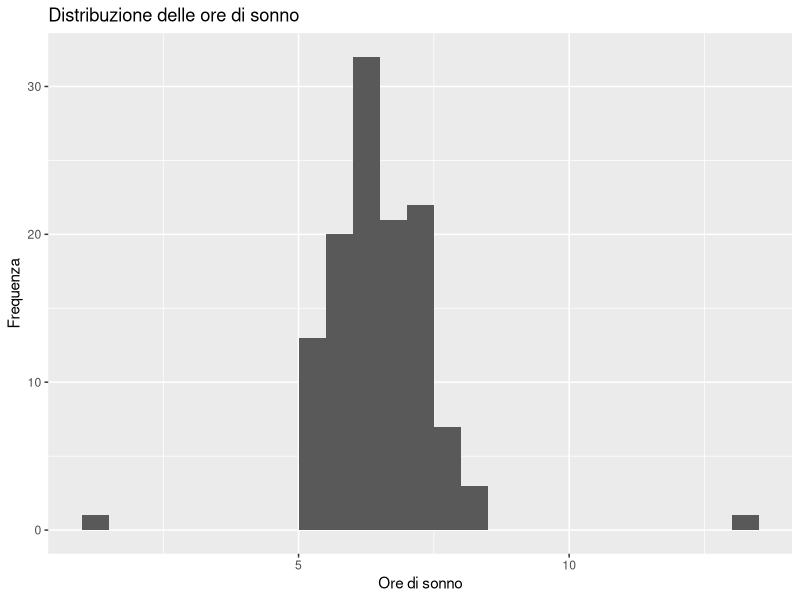
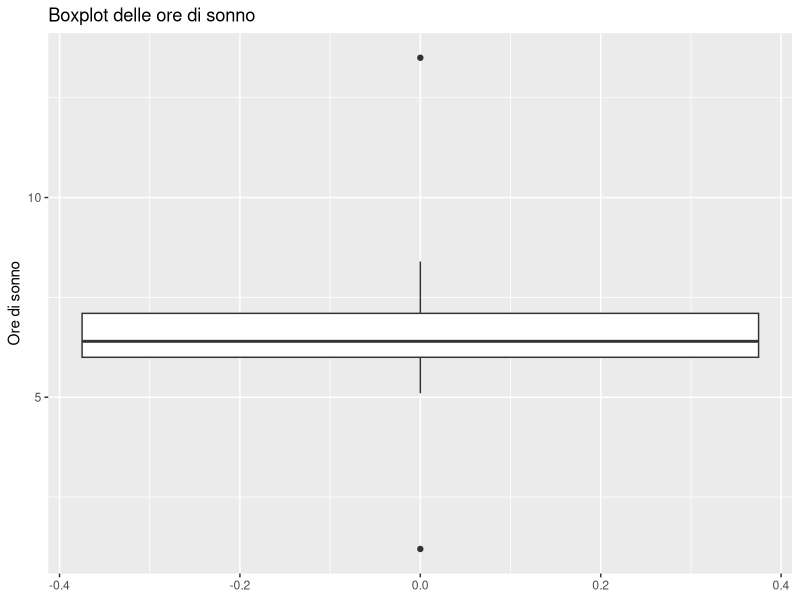
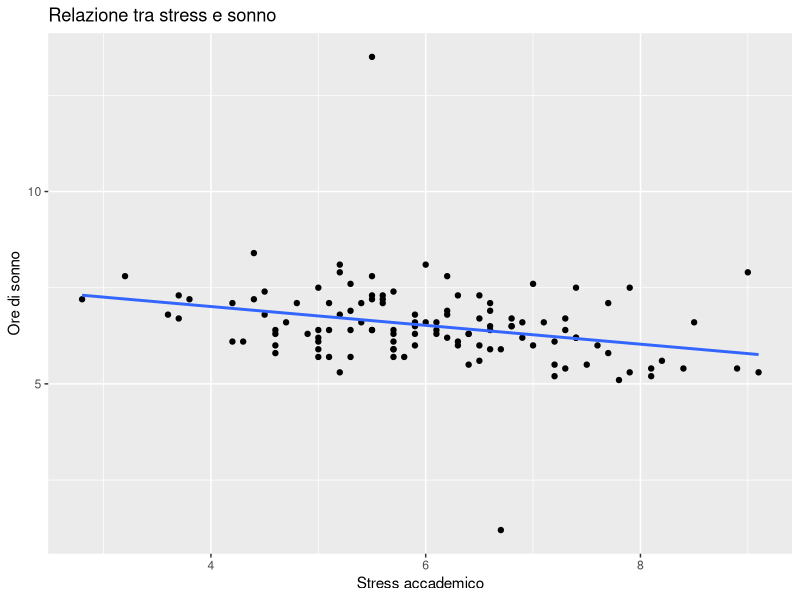

Recreate these plots in R, in order.
## ---- chunk 1
#| label: outlier-setup
#| message: false
#| warning: false

library(dplyr)
library(ggplot2)
library(tibble)

set.seed(123)

n <- 120

dati_outlier <- tibble(
  id = sprintf("S%03d", 1:n),
  stress = round(pmin(pmax(rnorm(n, mean = 6, sd = 1.4), 1), 10), 1),
  sonno_ore = round(pmin(pmax(8.2 - 0.28 * stress + rnorm(n, 0, 0.7), 3), 10), 1),
  benessere = round(pmin(pmax(72 - 3.5 * stress + rnorm(n, 0, 8), 20), 95), 0)
) |>
  mutate(
    stress = replace(stress, id == "S102", 99),
    sonno_ore = replace(sonno_ore, id == "S017", 1.2),
    sonno_ore = replace(sonno_ore, id == "S083", 13.5)
  )

dati_outlier
## ---- chunk 2
#| label: outlier-impossible-values

dati_outlier |>
  filter(stress < 1 | stress > 10 | sonno_ore < 0 | sonno_ore > 24)
## ---- chunk 3
#| label: outlier-recode-impossible

dati_controllati <- dati_outlier |>
  mutate(
    stress = if_else(stress < 1 | stress > 10, NA_real_, stress)
  )

dati_controllati |>
  filter(is.na(stress))
## ---- chunk 4
#| label: outlier-distribution-plot

ggplot(dati_controllati, aes(x = sonno_ore)) +
  geom_histogram(binwidth = 0.5, boundary = 0) +
  labs(
    x = "Ore di sonno",
    y = "Frequenza",
    title = "Distribuzione delle ore di sonno"
  )
## ---- chunk 5
#| label: outlier-boxplot

ggplot(dati_controllati, aes(y = sonno_ore)) +
  geom_boxplot() +
  labs(
    x = NULL,
    y = "Ore di sonno",
    title = "Boxplot delle ore di sonno"
  )
## ---- chunk 6
#| label: outlier-iqr-limits

q1 <- quantile(dati_controllati$sonno_ore, 0.25, na.rm = TRUE)
q3 <- quantile(dati_controllati$sonno_ore, 0.75, na.rm = TRUE)
iqr_sonno <- IQR(dati_controllati$sonno_ore, na.rm = TRUE)

limite_basso_iqr <- q1 - 1.5 * iqr_sonno
limite_alto_iqr <- q3 + 1.5 * iqr_sonno

tibble(
  q1 = q1,
  q3 = q3,
  iqr = iqr_sonno,
  limite_basso = limite_basso_iqr,
  limite_alto = limite_alto_iqr
)
## ---- chunk 7
#| label: outlier-iqr-cases

outlier_iqr <- dati_controllati |>
  filter(
    sonno_ore < limite_basso_iqr |
      sonno_ore > limite_alto_iqr
  )

outlier_iqr
## ---- chunk 8
#| label: outlier-mad-limits

mediana_sonno <- median(dati_controllati$sonno_ore, na.rm = TRUE)
mad_sonno <- mad(dati_controllati$sonno_ore, constant = 1, na.rm = TRUE)

dati_mad <- dati_controllati |>
  mutate(
    z_robusto = 0.6745 * (sonno_ore - mediana_sonno) / mad_sonno
  )

dati_mad |>
  filter(abs(z_robusto) > 3.5) |>
  select(id, sonno_ore, z_robusto)
## ---- chunk 9
#| label: outlier-summary-comparison

dati_senza_outlier_iqr <- dati_controllati |>
  anti_join(outlier_iqr |> select(id), by = "id")

bind_rows(
  "con tutti i valori plausibili" = dati_controllati,
  "senza outlier IQR" = dati_senza_outlier_iqr,
  .id = "analisi"
) |>
  group_by(analisi) |>
  summarise(
    n = n(),
    media = mean(sonno_ore, na.rm = TRUE),
    mediana = median(sonno_ore, na.rm = TRUE),
    sd = sd(sonno_ore, na.rm = TRUE),
    iqr = IQR(sonno_ore, na.rm = TRUE),
    .groups = "drop"
  )
## ---- chunk 10
#| label: outlier-bivariate-plot

ggplot(dati_controllati, aes(x = stress, y = sonno_ore)) +
  geom_point() +
  geom_smooth(method = "lm", se = FALSE) +
  labs(
    x = "Stress accademico",
    y = "Ore di sonno",
    title = "Relazione tra stress e sonno"
  )
## ---- chunk 11
#| label: outlier-decision-table

decisioni_outlier <- tibble(
  id = c("S102", "S017", "S083"),
  variabile = c("stress", "sonno_ore", "sonno_ore"),
  problema = c(
    "valore impossibile per una scala 1-10",
    "valore molto basso",
    "valore molto alto"
  ),
  decisione = c(
    "ricodificato come NA",
    "mantenuto e segnalato",
    "mantenuto e segnalato"
  ),
  motivazione = c(
    "il valore 99 non è interpretabile come punteggio di stress",
    "1.2 ore di sonno è raro ma possibile",
    "13.5 ore di sonno è raro ma possibile"
  )
)

decisioni_outlier
## ---- chunk 12
#| label: outlier-sensitivity-correlation

cor_con_tutti <- cor(
  dati_controllati$stress,
  dati_controllati$sonno_ore,
  use = "complete.obs"
)

cor_senza_outlier <- cor(
  dati_senza_outlier_iqr$stress,
  dati_senza_outlier_iqr$sonno_ore,
  use = "complete.obs"
)

tibble(
  analisi = c("con tutti i valori plausibili", "senza outlier IQR"),
  correlazione = c(cor_con_tutti, cor_senza_outlier)
)
## ---- chunk 13
#| label: outlier-session-info

sessionInfo()
